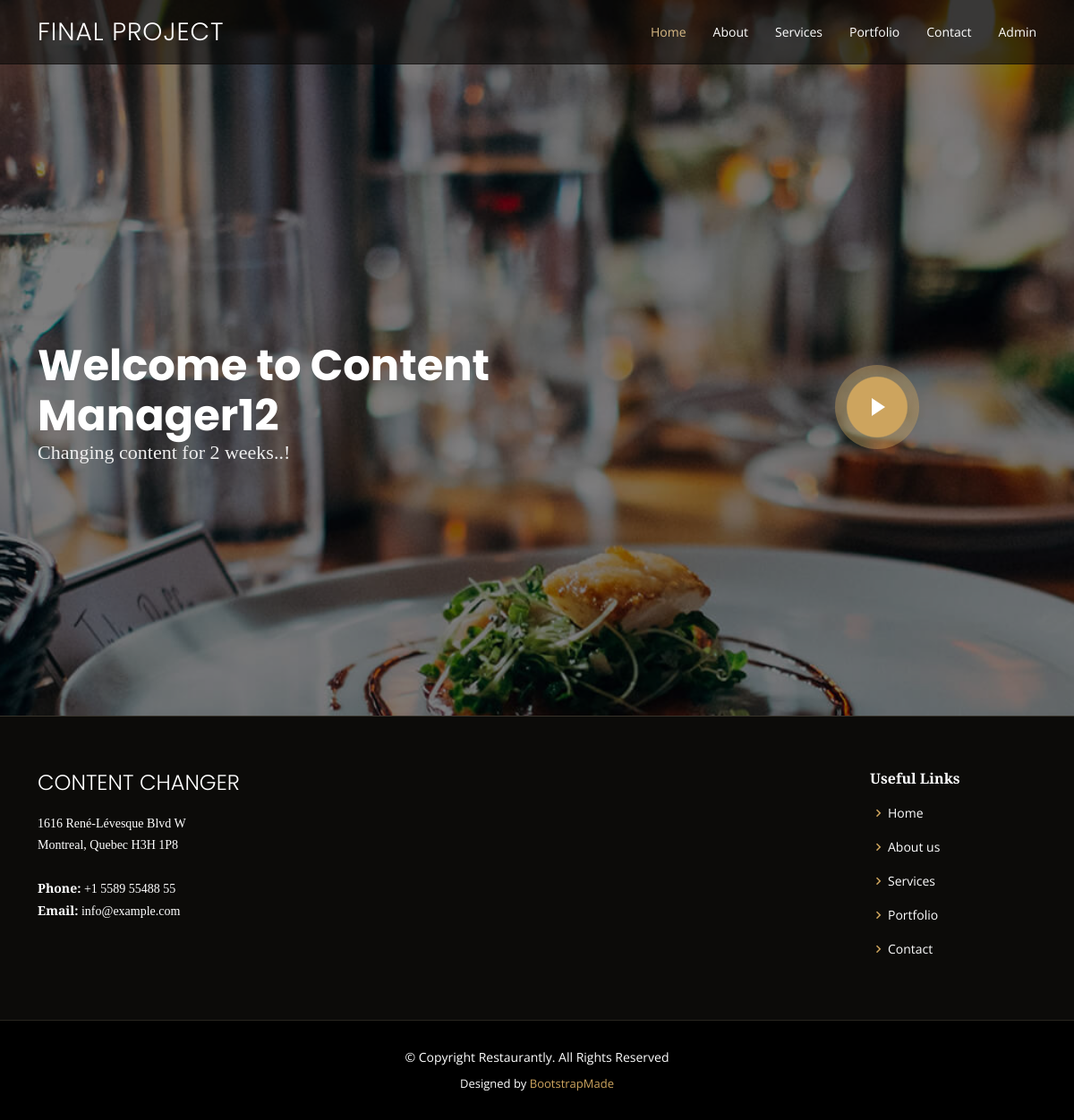
The app's page /Restaurantly/index.php with its own data.
### tables this page shows
CREATE TABLE IF NOT EXISTS `welcome` (
  `id` int NOT NULL AUTO_INCREMENT,
  `title1` varchar(50) NOT NULL,
  `title2` varchar(50) NOT NULL,
  PRIMARY KEY (`id`)
);

### model/DB_Manager2.class.php (called while the page is built, shortened)
<?php
class DB_Manager2
{
    private $db;
    public function __construct()
    {
        $host = "localhost";
        $user = "root";
        $pass = "";
        $dbname = "admin";
        try {
            $this->db = new PDO("mysql:host=$host;dbname=$dbname", $user, $pass);
            $this->db->setAttribute(PDO::ATTR_ERRMODE, PDO::ERRMODE_EXCEPTION);
            $this->db->setAttribute(PDO::ATTR_EMULATE_PREPARES, false);
        } catch (Exception $e) {
            die("Database Connection Error: " . $e->getMessage());
        }
    }
    public function get_all_welcome()
    {
        $query = $this->db->query("SELECT * FROM welcome");
        $array = $query->fetchAll(PDO::FETCH_ASSOC);
        return $array;
    }
}

### Restaurantly/index.php (the view, shortened to what this page needs)
<?php
include_once "../model/DB_Manager2.class.php";
$database = new DB_Manager2();
$get_welcome = $database-> get_all_welcome();
?>
<!DOCTYPE html>
<html lang="en">
<head>
    <link href="assets/vendor/animate.css/animate.min.css" rel="stylesheet">
    <link href="assets/vendor/aos/aos.css" rel="stylesheet">
    <link href="assets/vendor/bootstrap/css/bootstrap.min.css" rel="stylesheet">
    <link href="assets/vendor/bootstrap-icons/bootstrap-icons.css" rel="stylesheet">
    <link href="assets/vendor/boxicons/css/boxicons.min.css" rel="stylesheet">
    <link href="assets/vendor/glightbox/css/glightbox.min.css" rel="stylesheet">
    <link href="assets/vendor/swiper/swiper-bundle.min.css" rel="stylesheet">
    <link href="assets/css/style.css" rel="stylesheet">
</head>
<body>
<header id="header" class="fixed-top d-flex align-items-cente">
    <div class="container-fluid container-xl d-flex align-items-center justify-content-lg-between">
        <h1 class="logo me-auto me-lg-0">Final Project</a></h1>
        <nav id="navbar" class="navbar order-last order-lg-0">
            <ul>
                <li><a class="nav-link scrollto active" href="index.php">Home</a></li>
                <li><a class="nav-link scrollto" href="about.php">About</a></li>
                <li><a class="nav-link scrollto" href="services.php">Services</a></li>
                <li><a class="nav-link scrollto" href="portfolio.php">Portfolio</a></li>
                <li><a class="nav-link scrollto" href="contact.php">Contact</a></li>
                <li><a class="nav-link scrollto" href="../admin/login.php">Admin</a></li>
            </ul>
        </nav>
    </div>
</header>
<section id="hero" class="d-flex align-items-center">
    <?php foreach($get_welcome as $welcome): ?>
    <div class="container position-relative text-center text-lg-start" data-aos="zoom-in" data-aos-delay="100">
        <div class="row">
            <div class="col-lg-8">
                <h1><?php echo $welcome['title1'] ?></h1>
                <h2><?php echo $welcome['title2'] ?></h2>
            </div>
            <?php endforeach; ?>
            <div class="col-lg-4 d-flex align-items-center justify-content-center position-relative" data-aos="zoom-in"
                 data-aos-delay="200">
                <a href="https://www.youtube.com/watch?v=u6BOC7CDUTQ" class="glightbox play-btn"></a>
            </div>
        </div>
    </div>
</section>
<?php
include_once "./footer.php";
?>
<div class="container">
    <div name="index-footer" class="copyright">
        &copy; Copyright Restaurantly. All Rights Reserved
    </div>
    <div class="credits">
        Designed by <a href="https://bootstrapmade.com/">BootstrapMade</a>
    </div>
</div>
</body>
</html>

### Restaurantly/assets/css/style.css (style rules this page uses)
body { font-family: "Open Sans", sans-serif; background: #0c0b09; color: #fff; }
a { color: #cda45e; text-decoration: none; }
h1, h2, h3, h4, h5, h6 { font-family: "Playfair Display", serif; }
#header { background: rgba(12, 11, 9, 0.6); border-bottom: 1px solid rgba(12, 11, 9, 0.6); transition: all 0.5s; z-index: 997; padding: 15px 0; }
#header .logo { font-size: 28px; margin: 0; padding: 0; line-height: 1; font-weight: 300; letter-spacing: 1px; text-transform: uppercase; font-family: "Poppins", sans-serif; }
.navbar { padding: 0; }
.navbar ul { margin: 0; padding: 0; display: flex; list-style: none; align-items: center; }
.navbar li { position: relative; }
.navbar a, .navbar a:focus { display: flex; align-items: center; justify-content: space-between; padding: 10px 0 10px 30px; color: #fff; white-space: nowrap; transition: 0.3s; font-size: 14px; }
.navbar a:hover, .navbar .active, .navbar .active:focus, .navbar li:hover>a { color: #d9ba85; }
#hero { width: 100%; height: 100vh; background: url("../img/hero-bg.jpg") top center; background-size: cover; position: relative; padding: 0; }
#hero:before { content: ""; background: rgba(0, 0, 0, 0.5); position: absolute; bottom: 0; top: 0; left: 0; right: 0; }
#hero .container { padding-top: 110px; }
#hero h1 { margin: 0; font-size: 48px; font-weight: 700; line-height: 56px; color: #fff; font-family: "Poppins", sans-serif; }
#hero h2 { color: #eee; margin-bottom: 10px; font-size: 22px; }
#hero .play-btn { width: 94px; height: 94px; background: radial-gradient(#cda45e 50%, rgba(205, 164, 94, 0.4) 52%); border-radius: 50%; display: block; position: relative; overflow: hidden; }
#hero .play-btn::after { content: ""; position: absolute; left: 50%; top: 50%; transform: translateX(-40%) translateY(-50%); width: 0; height: 0; border-top: 10px solid transparent; border-bottom: 10px solid transparent; border-left: 15px solid #fff; z-index: 100; transition: all 400ms cubic-bezier(0.55, 0.055, 0.675, 0.19); }
#hero .play-btn::before { content: ""; position: absolute; width: 120px; height: 120px; -webkit-animation-delay: 0s; animation-delay: 0s; -webkit-animation: pulsate-btn 2s; animation: pulsate-btn 2s; -webkit-animation-direction: forwards; animation-direction: forwards; -webkit-animation-iteration-count: infinite; animation-iteration-count: infinite; -webkit-animation-timing-function: steps; animation-timing-function: steps; opacity: 1; border-radius: 50%; border: 5px solid rgba(205, 164, 94, 0.7); top: -15%; left: -15%; background: rgba(198, 16, 0, 0); }
@media (min-width: 1024px) { #hero { background-attachment: fixed; } }
section { padding: 60px 0; overflow: hidden; }
#footer .copyright { text-align: center; padding-top: 30px; }
#footer .credits { padding-top: 10px; text-align: center; font-size: 13px; color: #fff; }

### records on screen
welcome: title1 "Welcome to Content Manager12", title2 "Changing content for 2 weeks..!"
